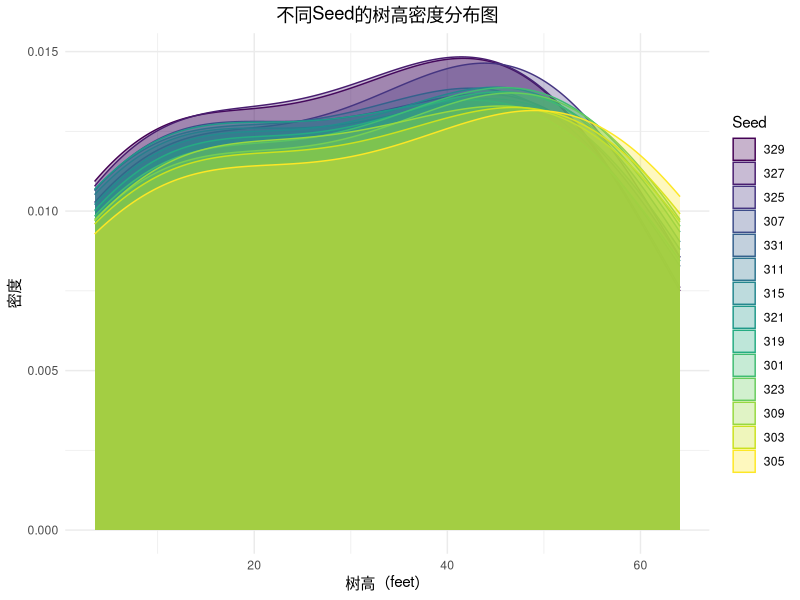
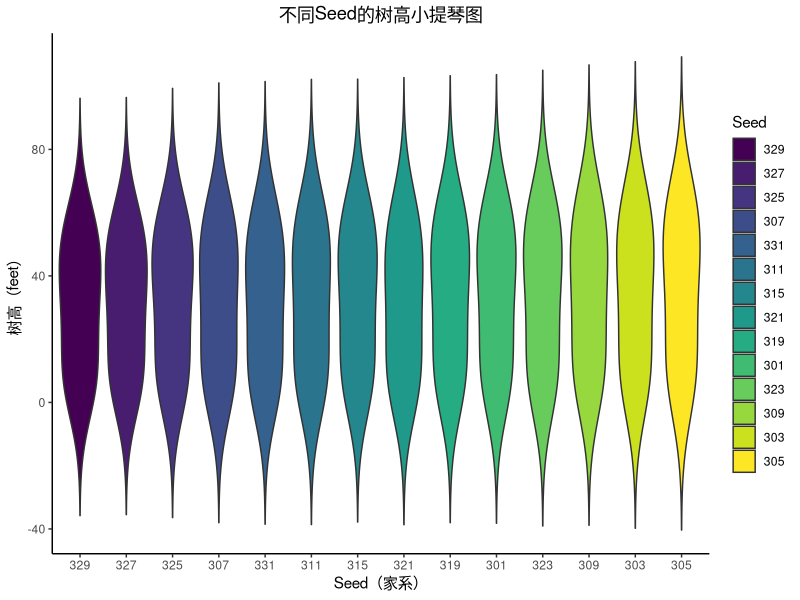

Source code (R) for these figures, in order:
# 加载所需包
library(dplyr)
library(ggplot2)
data(Loblolly)
# 查看数据结构
str(Loblolly)
# （1）筛选 age > 10 且 Seed == "301"，并按 Seed 计算平均树高
filtered <- Loblolly %>% 
  filter(age > 10, Seed == "301")
# 输出筛选结果
print(filtered)
# 按 Seed 计算平均树高
avg_height <- filtered %>%
  group_by(Seed) %>%
  summarise(平均树高 = mean(height))
print(avg_height)
# （2）绘制不同 Seed 的树高分布图
# 曲线密度图
ggplot(Loblolly, aes(x = height, color = Seed, fill = Seed)) +
  geom_density(alpha = 0.3) +
  theme_minimal() +
  labs(title = "不同Seed的树高密度分布图",
       x = "树高（feet）", y = "密度") +
  theme(plot.title = element_text(hjust = 0.5))
# 小提琴图
ggplot(Loblolly, aes(x = Seed, y = height, fill = Seed)) +
  geom_violin(trim = FALSE) +
  theme_classic() +
  labs(title = "不同Seed的树高小提琴图",
       x = "Seed（家系）", y = "树高（feet）") +
  theme(plot.title = element_text(hjust = 0.5))

